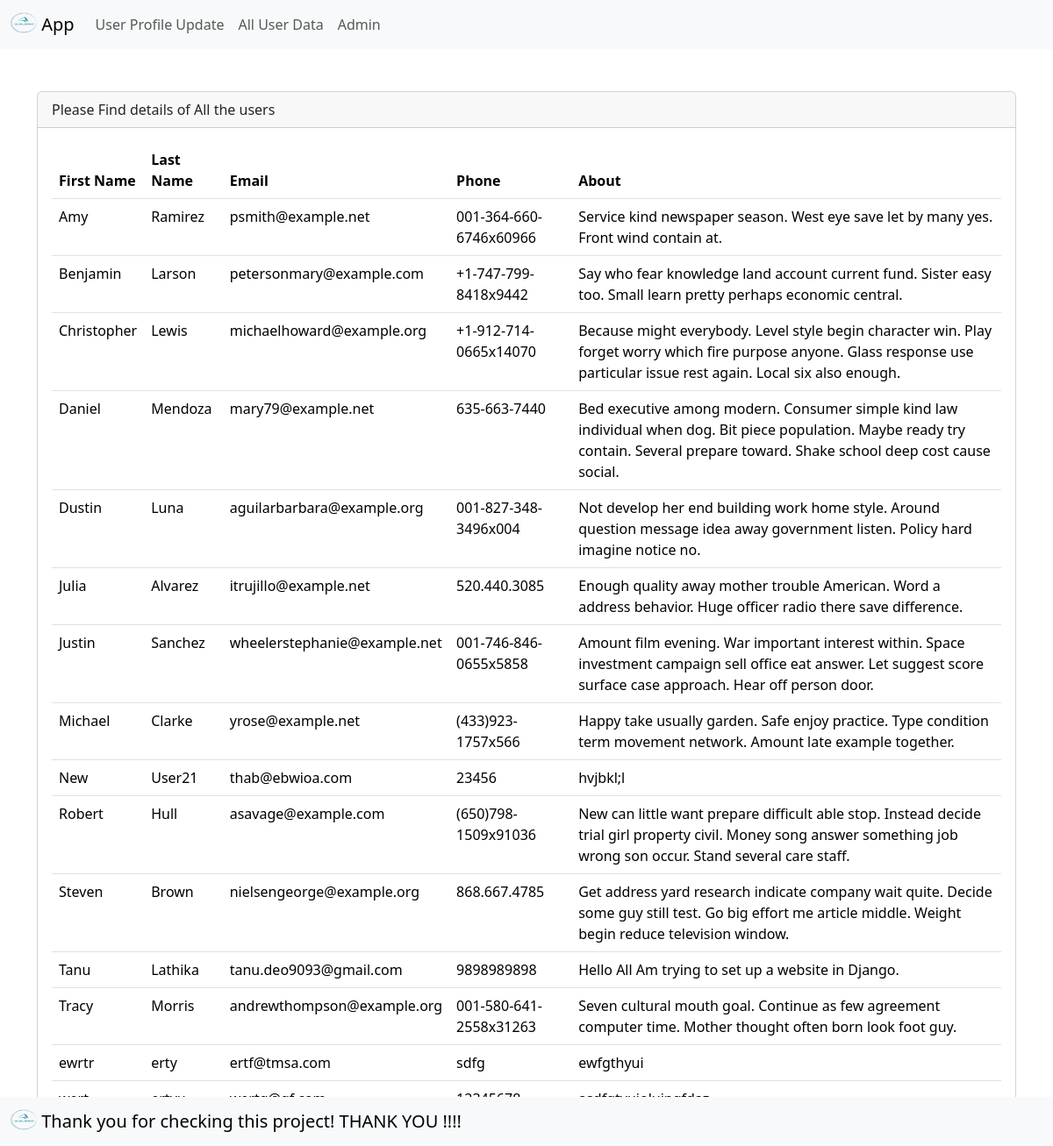
Screenshot of /allusers with the database file from the repository.
### BasicUserCRUD/models.py (models this page shows, shortened)
class UserProfile(models.Model):
    first_name = models.CharField(max_length=50)
    last_name = models.CharField(max_length=50)
    email = models.EmailField()
    phone = models.CharField(max_length=50)
    about = models.TextField()

### BasicUserCRUD/views.py (the view)
# urls.py: path('allusers', views.view_user_data, name='allusers'),
def view_user_data(request):
    usersls = UserProfile.objects.order_by('first_name')
    return render(request,'BasicUserCRUD/allusers.html',{'usersls':usersls})

### templates/BasicUserCRUD/allusers.html
<!DOCTYPE html>
{% extends "BasicUserCRUD/basic.html" %}
{% block basicbodyblock %}
    <div class="card">
        <div class="card-header">
            Please Find details of All the users
        </div>
        <div class="card-body">
            {% if usersls %}
                    <table class="table">
                        <thead>
                        <th>First Name</th>
                        <th>Last Name</th>
                        <th>Email</th>
                        <th>Phone</th>
                        <th>About</th>
                        </thead>
                        <tbody>
                        {% for user in usersls %}
                        <tr>
                            <td>{{ user.first_name }}</td>
                            <td>{{ user.last_name }}</td>
                            <td>{{ user.email }}</td>
                            <td>{{ user.phone }}</td>
                            <td>{{ user.about }}</td>
                        </tr>
                        {% endfor %}
                        </tbody>
                    </table>
            {% else %}
                <p> There is potentially no details to display.</p>
            {% endif %}
        </div>
    </div>
{% endblock %}

### templates/BasicUserCRUD/basic.html (shortened to what this page needs)
<!doctype html>
{% load static %}
<html lang="en">
  <head>
    <link href="https://cdn.jsdelivr.net/npm/bootstrap@5.3.3/dist/css/bootstrap.min.css" rel="stylesheet">
  </head>
  <body>
  <nav class="navbar navbar-expand-lg bg-body-tertiary">
  <div class="container-fluid">
    <a class="navbar-brand" href="{% url "BasicUserCRUD:index" %}">
        <img src="{% static "images/logo.png" %}" alt="Logo" width="30" height="24" class="d-inline-block align-text-top">
        App</a>
    <div class="collapse navbar-collapse" id="navbarNavAltMarkup">
      <div class="navbar-nav">
        <a class="nav-link" href="{% url "BasicUserCRUD:userprofile" %}">User Profile Update</a>
        <a class="nav-link" href="{% url "BasicUserCRUD:allusers" %}">All User Data</a>
        <a class="nav-link" href="{% url "admin:index" %}">Admin</a>
      </div>
    </div>
  </div>
</nav>
  <br>
  <br>
  <div class="container">
      {% block basicbodyblock %}
      {% endblock %}
  </div>
  <div class="fixed-bottom">
      <nav class="navbar navbar-expand-lg bg-body-tertiary">
  <div class="container-fluid">
    <a class="navbar-brand" href="{% url "BasicUserCRUD:index" %}">
        <img src="{% static "images/logo.png" %}" alt="Logo" width="30" height="24" class="d-inline-block align-text-top">
        Thank you for checking this project! THANK YOU !!!!</a>
  </div>
</nav>
  </div>
  </body>
</html>

### rows the page displays
UserProfile: first_name "Amy", last_name "Ramirez", email "psmith@example.net", phone "001-364-660-6746x60966", about "Service kind newspaper season. West eye save let by many yes. Front wind contain at."
UserProfile: first_name "Benjamin", last_name "Larson", email "petersonmary@example.com", phone "+1-747-799-8418x9442", about "Say who fear knowledge land account current fund. Sister easy too. Small learn pretty perhaps economic central."
UserProfile: first_name "Christopher", last_name "Lewis", email "michaelhoward@example.org", phone "+1-912-714-0665x14070", about "Because might everybody. Level style begin character win. Play forget worry which fire purpose anyone. Glass response use particular issue rest again. Local six also enough."
UserProfile: first_name "Daniel", last_name "Mendoza", email "mary79@example.net", phone "635-663-7440", about "Bed executive among modern. Consumer simple kind law individual when dog. Bit piece population. Maybe ready try contain. Several prepare toward. Shake school deep cost cause social."
UserProfile: first_name "Dustin", last_name "Luna", email "aguilarbarbara@example.org", phone "001-827-348-3496x004", about "Not develop her end building work home style. Around question message idea away government listen. Policy hard imagine notice no."
UserProfile: first_name "Julia", last_name "Alvarez", email "itrujillo@example.net", phone "520.440.3085", about "Enough quality away mother trouble American. Word a address behavior. Huge officer radio there save difference."
UserProfile: first_name "Justin", last_name "Sanchez", email "wheelerstephanie@example.net", phone "001-746-846-0655x5858", about "Amount film evening. War important interest within. Space investment campaign sell office eat answer. Let suggest score surface case approach. Hear off person door."
UserProfile: first_name "Michael", last_name "Clarke", email "yrose@example.net", phone "(433)923-1757x566", about "Happy take usually garden. Safe enjoy practice. Type condition term movement network. Amount late example together."
UserProfile: first_name "New", last_name "User21", email "thab@ebwioa.com", phone "23456", about "hvjbkl;l"
UserProfile: first_name "Robert", last_name "Hull", email "asavage@example.com", phone "(650)798-1509x91036", about "New can little want prepare difficult able stop. Instead decide trial girl property civil. Money song answer something job wrong son occur. Stand several care staff."
UserProfile: first_name "Steven", last_name "Brown", email "nielsengeorge@example.org", phone "868.667.4785", about "Get address yard research indicate company wait quite. Decide some guy still test. Go big effort me article middle. Weight begin reduce television window."
UserProfile: first_name "Tanu", last_name "Lathika", email "tanu.deo9093@gmail.com", phone "9898989898", about "Hello All Am trying to set up a website in Django."
UserProfile: first_name "Tracy", last_name "Morris", email "andrewthompson@example.org", phone "001-580-641-2558x31263", about "Seven cultural mouth goal. Continue as few agreement computer time. Mother thought often born look foot guy."
UserProfile: first_name "ewrtr", last_name "erty", email "ertf@tmsa.com", phone "sdfg", about "ewfgthyui"
